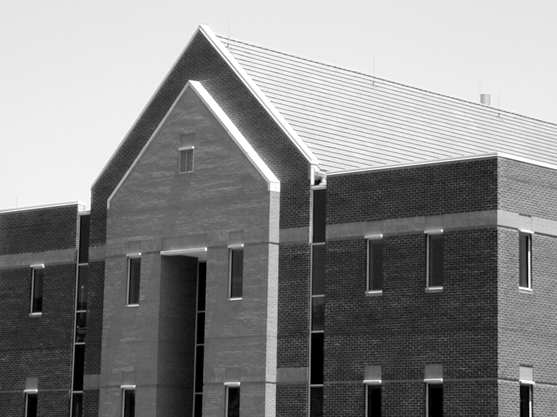
#> input picture Vision Systems/Lab9/dom.png, 557 x 417 px
$ jupyter execute 09_Canny_HW.ipynb   (older library calls are emulated)
#> lines starting #> are read from the running program, lines starting #| are printed output that depends on the picture
## Zadanie domowe - Algorytm Canny'ego

Celem zadania domowego jest wykonanie pełnej implementacji algorytmu Canny'ego.

W ramach ćwiczenia w trakcie laboratorium wyznaczono obrazy $g_{NH}$ i $g_{NL}$.
Dla przypomnienia:
Można powiedzieć, że na obrazie $g_{NH}$ są "pewne" krawędzie.
Natomiast na $g_{NL}$ "potencjalne".
Często krawędzie "pewne" nie są ciągłe.
Wykorzystuje się więc krawędzie "potencjalne", aby uzupełnić nieciągłości.
Procedura wygląda następująco:
1. Stwórz stos zawierający wszystkie piksele zaznaczone na obrazie $g_{NH}$.
W tym celu wykorzystaj listę współrzędnych `[row, col]`.
Do pobrania elementu z początku służy metoda `list.pop()`.
Do dodania elementu na koniec listy służy metoda `list.append(new)`.
2. Stwórz obraz, który będzie zawierał informację czy dany piksel został już odwiedzony.
3. Stwórz obraz, który zawierać będzie wynikowe krawędzie.
Jej rozmiar jest równy rozmiarowi obrazu.
4. Wykonaj pętlę, która będzie pobierać elementy z listy, dopóki ta nie będzie pusta.
W tym celu najlepiej sprawdzi się pętla `while`.
    - W każdej iteracji pobierz element ze stosu.
    - Sprawdź, czy dany element został już odwiedzony.
    - Jeśli nie został, to:
        - Oznacz go jako odwiedzony,
        - Oznacz piksel jako krawędź w wyniku,
        - Sprawdź otoczenie piksela w obrazie $g_{NL}$,
        - Dodaj do stosu współrzędne otoczenia, które zawierają krawędź.
        Można to wykonać np. pętlą po stworzonym otoczeniu.
7. Wyświetl obraz oryginalny, obraz $g_{NH}$ oraz obraz wynikowy.
8. Porównaj wynik algorytmu z wynikiem OpenCV.

Pomocnicze obrazy $g_{NH}$ i $g_{NL}$ zostały wprowadzone dla uproszczenia opisu.
Algorytm można zaimplementować w bardziej "zwarty" sposób.

Na podstawie powyższego opisu zaimplementuj pełny algorytm Canny'ego.

[cell 1]
import cv2
from matplotlib import pyplot as plt
import numpy as np
import math
import os

if not os.path.exists("dom.png") :
    !wget https://raw.githubusercontent.com/vision-agh/poc_sw/master/09_Canny/dom.png --no-check-certificate
dom = cv2.imread("dom.png", cv2.IMREAD_GRAYSCALE)
#> dom is the input picture: shape (417, 557); min 0, max 255, mean 133.3

[cell 2]
def nonmax(direction_table, M):
    X, Y = direction_table.shape
    gn = np.zeros((X,Y))
    for i in range(1, X - 1):
        for j in range(1, Y - 1):
            if direction_table[i][j] == 'd1':
                if M[i + 1][j] > M[i][j] or M[i - 1][j] > M[i][j]:
                    gn[i][j] = 0
                else:
                    gn[i][j] = M[i][j]
            elif direction_table[i][j] == 'd2':
                if M[i][j + 1] > M[i][j] or M[i][j - 1] > M[i][j]:
                    gn[i][j] = 0
                else:
                    gn[i][j] = M[i][j]
            elif direction_table[i][j] == 'd3':
                if M[i - 1][j - 1] > M[i][j] or M[i + 1][j + 1] > M[i][j]:
                    gn[i][j] = 0
                else:
                    gn[i][j] = M[i][j]
            elif direction_table[i][j] == 'd4':
                if M[i - 1][j + 1] > M[i][j] or M[i + 1][j - 1] > M[i][j]:
                    gn[i][j] = 0
                else:
                    gn[i][j] = M[i][j]
    return gn

def canny(image, Tl, Th):
#> called with Tl = 55, Th = 165
    X, Y = image.shape
#> X = 417; Y = 557
    image_gauss = cv2.GaussianBlur(image,(3,3),1.5)
    gx = cv2.Sobel(image_gauss, cv2.CV_64F,1,0,ksize=3)
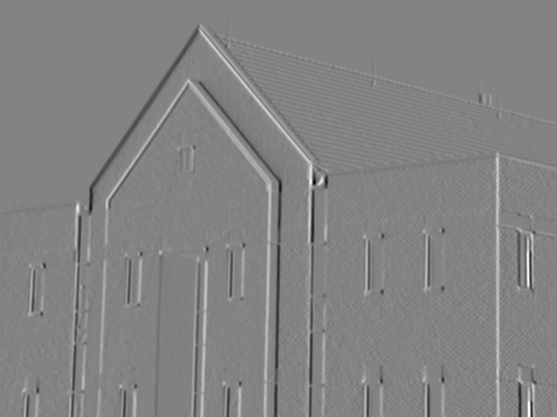
#> gx: shape (417, 557) float64; min -578, max 544, mean 0.4; drawn with min black and max white
    gy = cv2.Sobel(image_gauss, cv2.CV_64F,0,1,ksize=3)
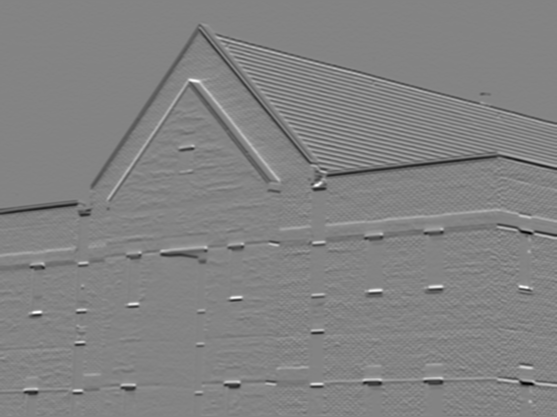
#> gy: shape (417, 557) float64; min -496, max 464, mean -3.2; drawn with min black and max white
    M = np.sqrt(np.power(gx,2) + np.power(gy,2))
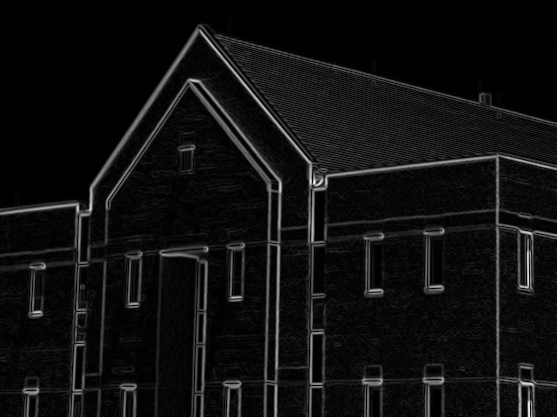
#> M: shape (417, 557) float64; min 0, max 582.5, mean 36.5; drawn with min black and max white
    alpha = np.arctan2(gy,gx) * 180 / np.pi
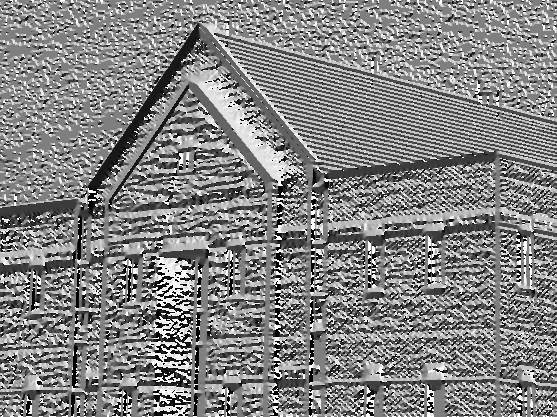
#> alpha: shape (417, 557) float64; min -179.9, max 180, mean 6.4; drawn with min black and max white
    direction_table = np.full((X,Y),'aa')
    for i in range(X):
        for j in range(Y):
            if  67.5 <= alpha[i][j] <= 112.5 or -112.5 <= alpha[i][j] <= -67.5:
                direction_table[i][j] = 'd1'
            elif -22.5 <= alpha[i][j] <= 22.5 or alpha[i][j] >= 157.5 or alpha[i][j] <= -157.5:
                direction_table[i][j] = 'd2'
            elif 112.5 <= alpha[i][j] <= 157.5 or -67.5 <= alpha[i][j] <= -22.5:
                direction_table[i][j] = 'd3'
            elif 22.5 <= alpha[i][j] <= 67.5 or -157.5 <= alpha[i][j] <= -112.5:
                direction_table[i][j] = 'd4'
    gn = nonmax(direction_table, M)
#> after the loop in nonmax, `for i in range(1, X - 1):`:
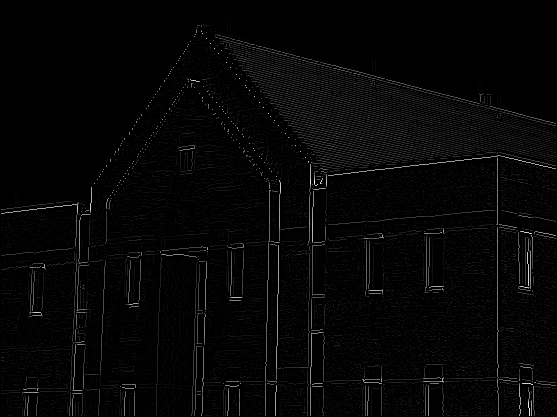
#> gn: shape (417, 557) float64; min 0, max 582.5, mean 13.8; drawn with min black and max white
    gnh = gn >= Th
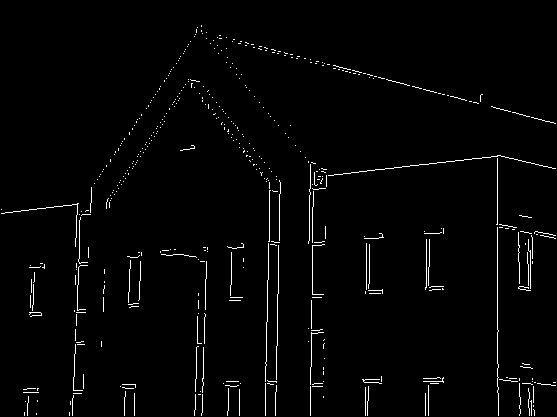
#> gnh: shape (417, 557) bool; 1.9% white in thin lines or dots
    gnl = (gn >= Tl) * (gn < Th)
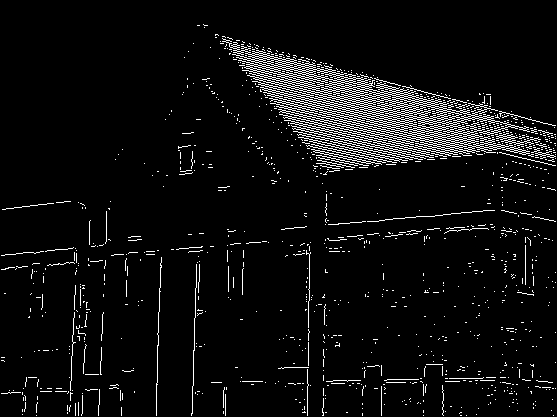
#> gnl: shape (417, 557) bool; 5.8% white in thin lines or dots
    return gnh, gnl

[cell 3]
gnh, gnl = canny(dom, 55, 165)
X, Y = dom.shape
#> X = 417; Y = 557

stack = []
for i in range(X):
    for j in range(Y):
        if gnh[i][j]:
            stack.append((i,j))

visited_picture = np.full((X,Y),False)
result1 = np.zeros((X, Y))

while stack:
    i, j = stack.pop()
    if not visited_picture[i][j]:
        visited_picture[i][j] = True
        result1[i][j] = 255
        for k in range(-2, 3):
            for l in range(-2, 3):
                if 0 <= i + k < X and 0 <= j + l < Y and gnl[i + k][j + l]:
                    stack.append((i + k, j + l))
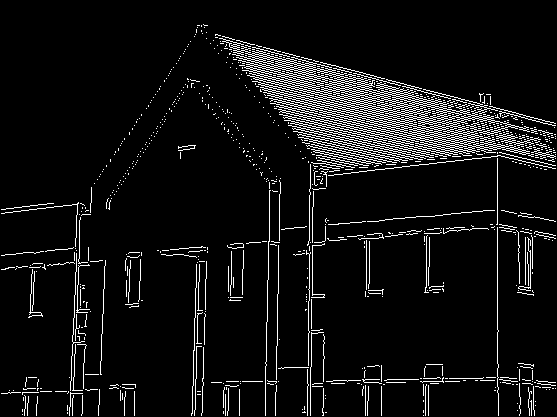
#> result1: shape (417, 557) float64; 7.1% white in thin lines or dots
#> visited_picture: shape (417, 557) bool; 7.1% white in thin lines or dots
#> after the loop, stack = []

result2 = cv2.Canny(dom, 55, 165, None, 3, 1)
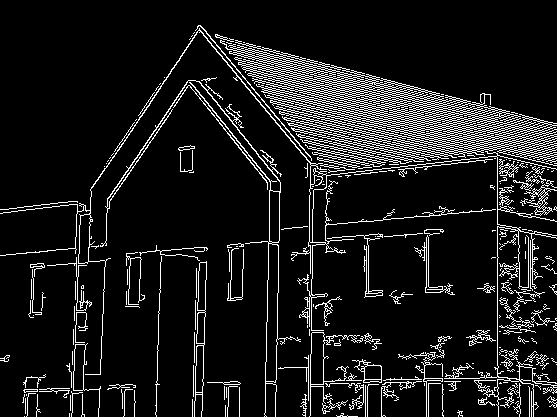
#> result2: shape (417, 557); 10.2% white in thin lines or dots

fig, ax = plt.subplots(2, 2, figsize=(20,20))
ax[0][0].imshow(dom, 'gray')
ax[0][0].axis('off')
ax[0][0].set_title('Obraz oryginalny')
ax[0][1].imshow(gnh, 'gray')
ax[0][1].axis('off')
ax[0][1].set_title('Gnh')
ax[1][0].imshow(result2, 'gray')
ax[1][0].axis('off')
ax[1][0].set_title('Obraz po detekcji za pomocą algorytmu Cannyego z biblioteki OpenCV')
ax[1][1].imshow(result1, 'gray')
ax[1][1].axis('off')
ax[1][1].set_title('Obraz po detekcji za pomocą zaimplementowanego i zmodyfikowanego algorytmu Cannyego')
plt.show()
